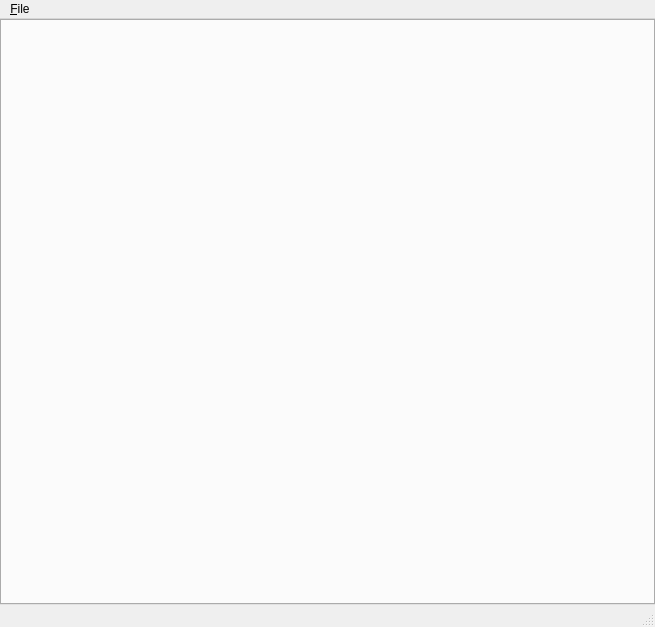
<?xml version="1.0" encoding="UTF-8"?>
<ui version="4.0">
 <class>Mayo::MainWindow</class>
 <widget class="QMainWindow" name="Mayo::MainWindow">
  <property name="geometry">
   <rect>
    <x>0</x>
    <y>0</y>
    <width>655</width>
    <height>627</height>
   </rect>
  </property>
  <property name="windowTitle">
   <string>Mayo</string>
  </property>
  <widget class="QWidget" name="centralWidget">
   <layout class="QVBoxLayout" name="verticalLayout">
    <property name="leftMargin">
     <number>0</number>
    </property>
    <property name="topMargin">
     <number>0</number>
    </property>
    <property name="rightMargin">
     <number>0</number>
    </property>
    <property name="bottomMargin">
     <number>0</number>
    </property>
    <item>
     <widget class="QTabWidget" name="tab_Documents">
      <property name="currentIndex">
       <number>-1</number>
      </property>
      <property name="tabsClosable">
       <bool>true</bool>
      </property>
     </widget>
    </item>
   </layout>
  </widget>
  <widget class="QMenuBar" name="menuBar">
   <property name="geometry">
    <rect>
     <x>0</x>
     <y>0</y>
     <width>655</width>
     <height>21</height>
    </rect>
   </property>
   <widget class="QMenu" name="menu_File">
    <property name="title">
     <string>&amp;File</string>
    </property>
    <addaction name="actionNewDoc"/>
    <addaction name="actionOpen"/>
    <addaction name="separator"/>
    <addaction name="actionImportPart"/>
    <addaction name="separator"/>
    <addaction name="actionQuit"/>
   </widget>
   <addaction name="menu_File"/>
  </widget>
  <widget class="QStatusBar" name="statusBar"/>
  <action name="actionNewDoc">
   <property name="text">
    <string>New</string>
   </property>
  </action>
  <action name="actionImportPart">
   <property name="text">
    <string>Import</string>
   </property>
  </action>
  <action name="actionQuit">
   <property name="text">
    <string>Quit</string>
   </property>
  </action>
  <action name="actionOpen">
   <property name="text">
    <string>Open</string>
   </property>
  </action>
 </widget>
 <layoutdefault spacing="6" margin="11"/>
 <resources/>
 <connections/>
</ui>
